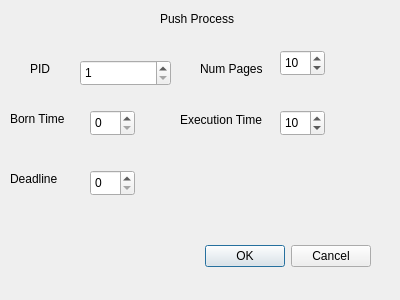
<?xml version="1.0" encoding="UTF-8"?>
<ui version="4.0">
 <class>ProcessDialog</class>
 <widget class="QDialog" name="ProcessDialog">
  <property name="geometry">
   <rect>
    <x>0</x>
    <y>0</y>
    <width>400</width>
    <height>300</height>
   </rect>
  </property>
  <property name="windowTitle">
   <string>Push Process</string>
  </property>
  <property name="modal">
   <bool>true</bool>
  </property>
  <widget class="QDialogButtonBox" name="buttonBox">
   <property name="geometry">
    <rect>
     <x>30</x>
     <y>240</y>
     <width>341</width>
     <height>32</height>
    </rect>
   </property>
   <property name="orientation">
    <enum>Qt::Horizontal</enum>
   </property>
   <property name="standardButtons">
    <set>QDialogButtonBox::Cancel|QDialogButtonBox::Ok</set>
   </property>
  </widget>
  <widget class="QSpinBox" name="pidBox">
   <property name="geometry">
    <rect>
     <x>80</x>
     <y>60</y>
     <width>91</width>
     <height>26</height>
    </rect>
   </property>
   <property name="minimum">
    <number>1</number>
   </property>
   <property name="maximum">
    <number>20</number>
   </property>
  </widget>
  <widget class="QSpinBox" name="bornBox">
   <property name="geometry">
    <rect>
     <x>90</x>
     <y>110</y>
     <width>45</width>
     <height>26</height>
    </rect>
   </property>
  </widget>
  <widget class="QSpinBox" name="nPagesBox">
   <property name="geometry">
    <rect>
     <x>280</x>
     <y>50</y>
     <width>45</width>
     <height>26</height>
    </rect>
   </property>
   <property name="value">
    <number>10</number>
   </property>
  </widget>
  <widget class="QSpinBox" name="execBox">
   <property name="geometry">
    <rect>
     <x>280</x>
     <y>110</y>
     <width>45</width>
     <height>26</height>
    </rect>
   </property>
   <property name="value">
    <number>10</number>
   </property>
  </widget>
  <widget class="QSpinBox" name="deadBox">
   <property name="geometry">
    <rect>
     <x>90</x>
     <y>170</y>
     <width>45</width>
     <height>26</height>
    </rect>
   </property>
  </widget>
  <widget class="QLabel" name="label">
   <property name="geometry">
    <rect>
     <x>30</x>
     <y>60</y>
     <width>31</width>
     <height>17</height>
    </rect>
   </property>
   <property name="text">
    <string>PID</string>
   </property>
  </widget>
  <widget class="QLabel" name="label_2">
   <property name="geometry">
    <rect>
     <x>10</x>
     <y>110</y>
     <width>61</width>
     <height>17</height>
    </rect>
   </property>
   <property name="text">
    <string>Born Time</string>
   </property>
  </widget>
  <widget class="QLabel" name="label_3">
   <property name="geometry">
    <rect>
     <x>10</x>
     <y>170</y>
     <width>54</width>
     <height>17</height>
    </rect>
   </property>
   <property name="text">
    <string>Deadline</string>
   </property>
  </widget>
  <widget class="QLabel" name="label_4">
   <property name="geometry">
    <rect>
     <x>200</x>
     <y>60</y>
     <width>71</width>
     <height>17</height>
    </rect>
   </property>
   <property name="text">
    <string>Num Pages</string>
   </property>
  </widget>
  <widget class="QLabel" name="label_5">
   <property name="geometry">
    <rect>
     <x>180</x>
     <y>110</y>
     <width>91</width>
     <height>20</height>
    </rect>
   </property>
   <property name="text">
    <string>Execution Time</string>
   </property>
  </widget>
  <widget class="QLabel" name="label_6">
   <property name="geometry">
    <rect>
     <x>160</x>
     <y>10</y>
     <width>81</width>
     <height>17</height>
    </rect>
   </property>
   <property name="text">
    <string>Push Process</string>
   </property>
  </widget>
 </widget>
 <resources/>
 <connections>
  <connection>
   <sender>buttonBox</sender>
   <signal>accepted()</signal>
   <receiver>ProcessDialog</receiver>
   <slot>accept()</slot>
   <hints>
    <hint type="sourcelabel">
     <x>248</x>
     <y>254</y>
    </hint>
    <hint type="destinationlabel">
     <x>157</x>
     <y>274</y>
    </hint>
   </hints>
  </connection>
  <connection>
   <sender>buttonBox</sender>
   <signal>rejected()</signal>
   <receiver>ProcessDialog</receiver>
   <slot>reject()</slot>
   <hints>
    <hint type="sourcelabel">
     <x>316</x>
     <y>260</y>
    </hint>
    <hint type="destinationlabel">
     <x>286</x>
     <y>274</y>
    </hint>
   </hints>
  </connection>
 </connections>
</ui>
